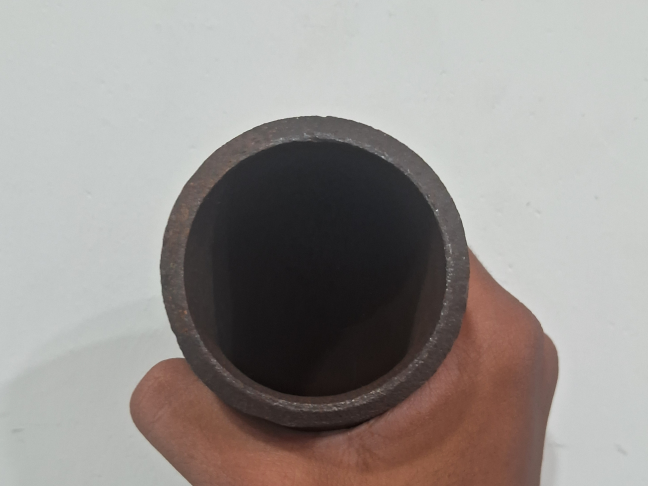
#> input picture image2.jpg, 1296 x 972 px (shown at 1/2 size)
$ python -i main.py   (imports and definitions only)
#> lines starting #> are read from the running program, lines starting #| are printed output that depends on the picture; after the words box and inside, x2 and y2 are one past the last pixel; in counts of white or black regions, pixels touching at a corner belong together
#> further down, picture is the input picture: shape (972, 1296, 3); mean B, G, R 145.1, 148.4, 153.4
'''
-  x for abort readings and close the program
-  q for quit program in preview
-  r for start capturing readings after setting pipe in preview
'''

import cv2
import csv
import os
from collections import Counter
from picamera2 import Picamera2

window_and_detection_width = 1296 # max 3280
window_and_detection_height = 972 # max 2464
distance_from_camare = 20.48

# Function to adjust brightness and contrast
def adjust_brightness_contrast(image, alpha=1.3, beta=40):
    """
    Adjusts the brightness and contrast of the image.
    :param image: Input image
    :param alpha: Contrast control (1.0-3.0)
    :param beta: Brightness control (0-100)
    :return: Adjusted image
    """
    adjusted = cv2.convertScaleAbs(image, alpha=alpha, beta=beta)
    return adjusted

def filtered_image(frame):

    # Adjust brightness and contrast
    gray = cv2.cvtColor(frame, cv2.COLOR_BGR2GRAY)
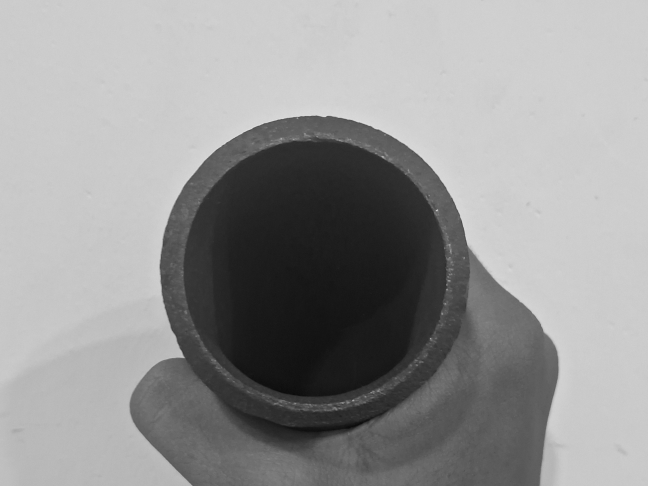
#> gray: shape (972, 1296) (shown at 1/2 size); min 8, max 231, mean 149.6
    adjusted_frame = adjust_brightness_contrast(gray, alpha=3.0, beta=0)
#> in adjust_brightness_contrast, `adjusted = cv2.convertScaleAbs(image, alpha=alpha, beta=beta)`:
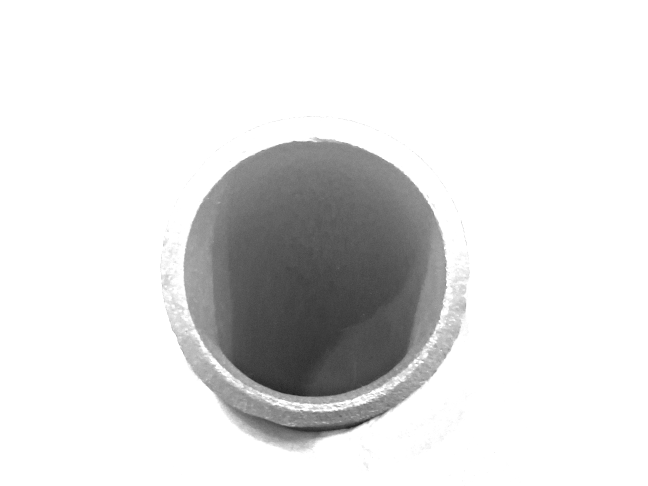
#> adjusted: shape (972, 1296) (shown at 1/2 size); min 24, max 255, mean 225.3

    # Apply GaussianBlur to reduce noise and improve circle detection
    blur = cv2.GaussianBlur(adjusted_frame, (9, 9), 2)

    # Apply edge detection using Canny
    edges = cv2.Canny(blur, 50, 150)
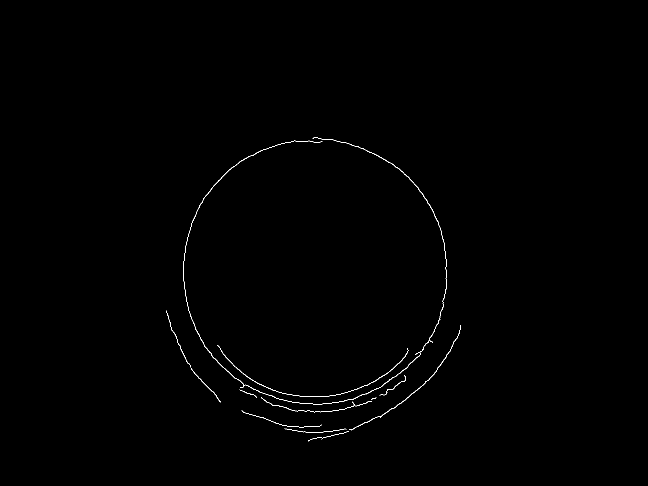
#> edges: shape (972, 1296) (shown at 1/2 size); 0.31% white in thin lines or dots, all inside (x1, y1, x2, y2) = (332, 274, 922, 883)

    return edges

# Initialize the camera
# [1 line that did not run here, left out]
# [208 lines not run here, left out]

>>> import cv2
>>> picture = cv2.imread('image2.jpg')
>>> result = filtered_image(picture)
